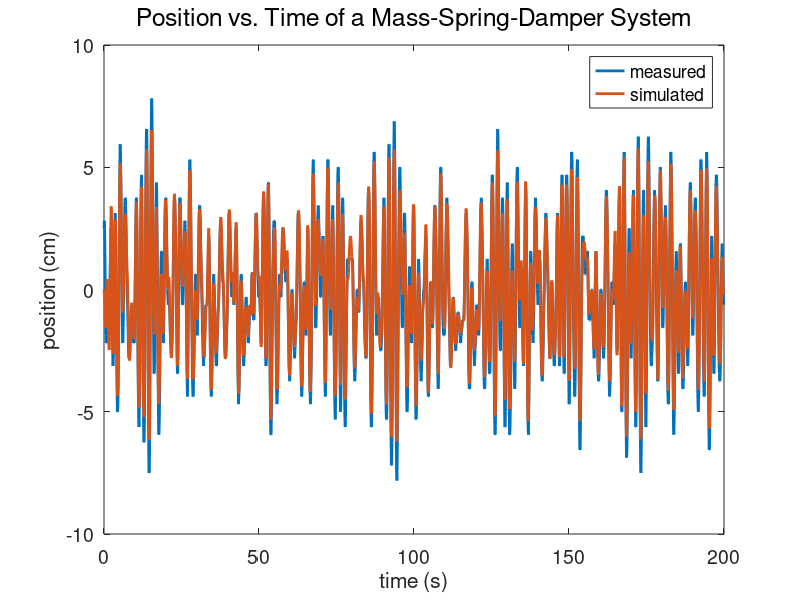

Write MATLAB code to recreate this figure.
%% MAE 283A: Homework 2, Question 3 by David Lim

%% 3.1: Parameter estimation

% Load data
clear
load('mass_spring_damper.mat')

% Define indices
t_i = 3;
N = length(t);
idx = (t_i:N);

% Define data matrices
PHI = [ u(idx-1) u(idx-2) -y(idx-1) -y(idx-2) ];
Y = y(idx);

% Compute LS estimate
theta_LS = PHI\Y

%% 3.2: Simulation

% Sampling time:
Delta_T = mean(diff(t));

% Define discrete-time transfer function model
num = theta_LS(1:2)';
den = [1 theta_LS(3:4)'];
G = tf(num,den,Delta_T);

% Simulate model with input data
y_sim = lsim(G,u,t);

% Plot results
figure(1)
h = plot(t,[y y_sim],'LineWidth',2);
xlabel('time (s)')
ylabel('position (cm)')
legend('measured','simulated')
set(gca,'FontSize',14)
title('Position vs. Time of a Mass-Spring-Damper System','FontWeight','Normal','FontSize',18)

%% 3.3: Physical parameter estimation

w = 0:0.1:pi/Delta_T;
[mag,phase] = bode(G,w);

gain_DC = mag(1);

w_res = w( mag == max(mag) );

k_hat = 1/(0.01*gain_DC)

m_hat = k_hat/w_res^2

d2c(G,'zoh')